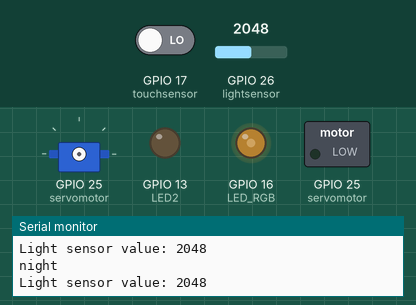
This sketch was run on a simulated ESP32. On the bench: servo, switched loads named in the sketch (green lamp = pin HIGH), output pins drawn as LEDs (lit = HIGH), the last lines printed to the serial monitor. Dashed ring = blinking. The test bench sets the inputs (shaded band); at power-on: GPIO 26 (lightsensor) = 2048, GPIO 17 (touchsensor) LOW. Servo pulses on a pin are drawn as a servo (544–2400 µs = 0–180°).

Above: at 1.25 s.
1.3 s: GPIO 26 (lightsensor) set to 3461
4.3 s: GPIO 26 (lightsensor) set to 3542
At 6.1 s:
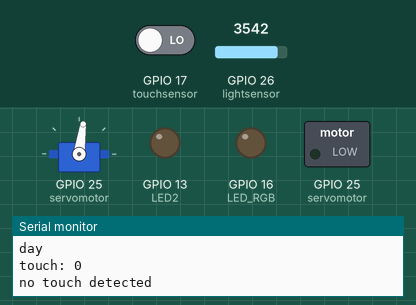
7.3 s: GPIO 26 (lightsensor) set to 2866
At 8.36 s:
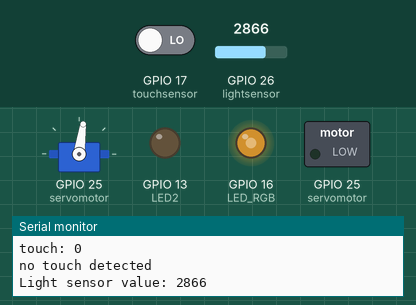
10.3 s: GPIO 26 (lightsensor) set to 3603
At 11.1 s:
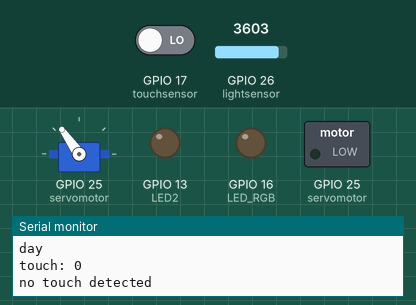
13.3 s: GPIO 17 (touchsensor) driven HIGH
At 14.7 s:
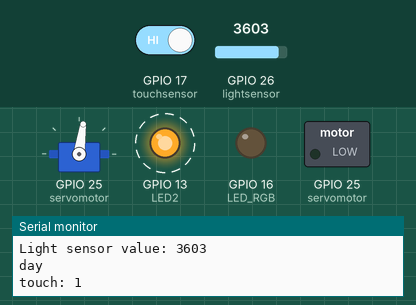
16.3 s: GPIO 26 (lightsensor) set to 2047
At 16.48 s:
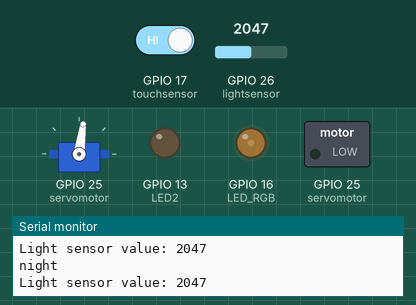
Timing chart, 0 to 20.3 s (numbered marks = the images above; inputs shaded):
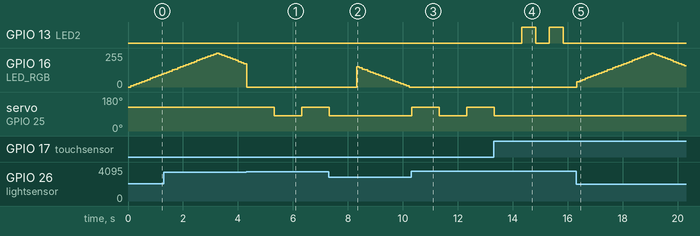

Measured:
- the behaviour switches between 3499 and 3500 on GPIO 26 (lightsensor) (found by bisection; images 0 and 1)
- after the input at 4.3 s, servo on GPIO 25 (servomotor): 125° → 82° after 1.0 s, → 125° 1.0 s later
- after the input at 7.3 s, GPIO 16 (LED_RGB): 0/255 → 151/255 after 1.0 s, → 143/255 0.10 s later, → 135/255 0.10 s later, → 128/255 0.10 s later, … (20 changes in this stretch); servo on GPIO 25 (servomotor): goes on until 7.3 s, then stays 82°
- after the input at 10.3 s, GPIO 16 (LED_RGB): stays 0/255 (without the input it goes to 8/255 after 0.03 s); servo on GPIO 25 (servomotor): 82° → 125° at once, → 82° 1.0 s later, → 125° 1.0 s later
- after the input at 13.3 s, GPIO 13 (LED2): alternates HIGH for 0.50 s and LOW for 0.50 s, starting after 1.0 s; servo on GPIO 25 (servomotor): goes on until 13.3 s, then stays 82°
- after the input at 16.3 s, GPIO 13 (LED2): stops changing and stays LOW; GPIO 16 (LED_RGB): rises from 0/255 to 255/255 in 2.7 s, then falls to 159/255 in 1.2 s

The sketch:

CHAMELEON_Environment_Code_Solution_Task6.ino
```cpp
// LED2
// GPIO
#define LED2 13

// GPIO of RGB LED and vibration motor
#define LED_RGB 16
// PWM properties RGB LED
int LED_RGB_Channel = 12;
int LED_RGB_Channel_Frequency = 5000;
int LED_RGB_Channel_Resolution = 8;
// global variables RGB LED
int LED_RGB_brightness_high = 255;
int LED_RGB_brightness_low = 0;

// lightsensor
// GPIO
#define lightsensor 26
// set treshold for light sensor
int lightTreshold = 3500;

// touch sensor
// GPIO
#define touchsensor 17

// servomotor
// library
#include <ESP32_Servo.h>
// GPIO
#define servomotor 25
// PWM properties servomotor
int servomotor_Channel = 0;
int servomotor_Frequency = 50;
int servomotor_Resolution = 16;
// define servomotor angles
int servomotor_Angle_Min = 80;
int servomotor_Angle_Max = 120;

// command_servomotor(): give the angle to the function command_servomotor() and move to the servomotor to the servomotor_Angle
void command_servomotor(float servomotor_Angle)
{
  //convert 0-180 degrees to 0-65536
  uint32_t conv = (((servomotor_Angle / 180.0) * 2000) / 20000.0 * 65536.0) + 1634;
  ledcWrite(servomotor_Channel, conv);
}

// global variables
int current_value = 0;
int stepSize = 8;
char serialprint_buffer[100];

// setup the components
void setup()
{
  // setup LED2 as OUTPUT
  pinMode(LED2, OUTPUT);

  // setup LED_RGB as OUTPUT
  pinMode(LED_RGB, OUTPUT);
  // attach the channel to the GPIO to be controlled
  ledcAttachPin(LED_RGB, LED_RGB_Channel);
  // define the PWM functionalities of the channel
  ledcSetup(LED_RGB_Channel, LED_RGB_Channel_Frequency, LED_RGB_Channel_Resolution);

  // setup the light sensor as INPUT
  pinMode(lightsensor, INPUT);

  //  setup touch sensor
  pinMode(touchsensor, INPUT);

  // setup servomotor as OUTPUT
  pinMode(servomotor, OUTPUT);
  // attach the channel to the GPIO to be controlled
  ledcAttachPin(servomotor, servomotor_Channel);
  // define the PWM functionalities of the channel
  ledcSetup(servomotor_Channel, servomotor_Frequency, servomotor_Resolution);

  // setup the serial communication
  Serial.begin(9600);
}

void loop()
{
  // read the current light sensor value and print it in the serial monitor.
  int lightsensor_value = analogRead(lightsensor);
  sprintf(serialprint_buffer, "Light sensor value: %d", lightsensor_value);
  Serial.println(serialprint_buffer);

  // If the light sensor value is equal of higher then the light treshold print "day" in the serial monitor.
  if (lightsensor_value >= lightTreshold) {
    Serial.println("day");
    ledcWrite(LED_RGB_Channel, 0);
    // read and print the current touch sensor value to the serial monitor
    int touchsensor_value = digitalRead(touchsensor);
    sprintf(serialprint_buffer, "touch: %d", touchsensor_value);
    Serial.println(serialprint_buffer);

    // If the touch sensor detect a signal, flash the red LED and write "danger" in the serial monitor.
    if (touchsensor_value == HIGH) {
      digitalWrite(LED2, HIGH);
      delay(500);
      digitalWrite(LED2, LOW);
      delay(500);
      Serial.println("danger");
    }

    // If the touch sensor detect no signal, move the servomotor (tounge).
    else {
      Serial.println("no touch detected");
      // create a movement of the servomotor to angle max and min
      command_servomotor(servomotor_Angle_Max);
      delay(1000);
      command_servomotor(servomotor_Angle_Min);
      delay(1000);
    }
  }

  // If the light sensor value is lower then the light treshold print "night" in the serial monitor. And fade the vibrating motor and RGB LED.
  else {
    digitalWrite(LED2, LOW);
    ledcWrite(LED_RGB_Channel, current_value);
    // Wait for 100 milliseconds to see the dimming effect of the LED.
    delay(100);
    Serial.println("night");
  }

  // Change the current_value for next run of the loop.
  current_value = current_value + stepSize;

  // Reverse the direction of the fading at the ends of a fading cycle.
  if (current_value <= LED_RGB_brightness_low || current_value >= LED_RGB_brightness_high) {
    stepSize = -stepSize;
  }
}
```
